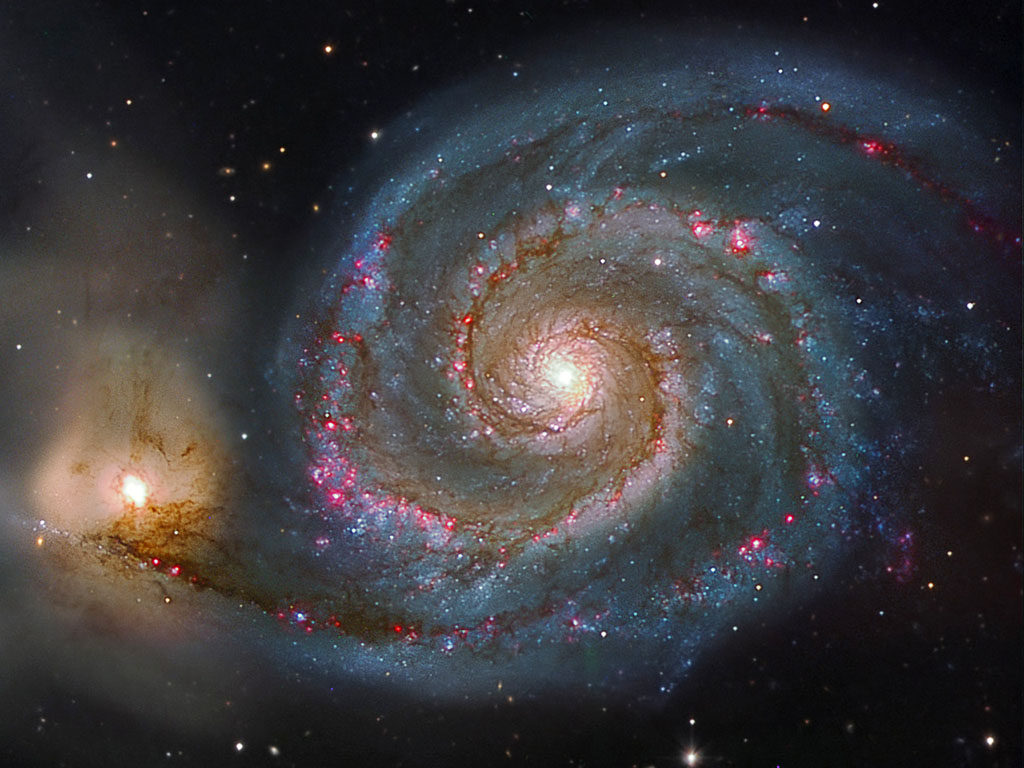
#> input picture Produccion/Jonathan Leon/Mascaras de Capa/galaxia.jpg, 1024 x 768 px, found by its file name
$ python sumaFoto.py
#> lines starting #> are read from the running program, lines starting #| are printed output that depends on the picture
__author__ = 'jonathan'


import numpy as np
from PIL import Image

#Nivel de transparencia de imagen 1
ALFA=0.3

def convertirImgMatrixRGB(img):
    return np.array(img.convert("RGB"))

#suma las imagenes pixel a pixel, usando un valor alfa para sacar una proporcion de mezcla entre imagenes
def sumarImagenes(img1,img2,alfa):
    arrImg1=convertirImgMatrixRGB(img1)
    arrImg2=convertirImgMatrixRGB(img2)
    for i in range(img1.size[1]):
        for j in range(img1.size[0]):
            sumaPixel= (arrImg1[i][j]*(alfa))+(arrImg2[i][j]*(1-alfa))
            arrImg1[i][j]=sumaPixel
    imgSuma=Image.fromarray(arrImg1)
    return imgSuma

def main():
    img1=Image.open("galaxia.jpg")
#> img1 is the input picture: PIL image 1024x768 RGB; mean R, G, B 61, 58.6, 61.2
    img2=Image.open("barco.jpg")
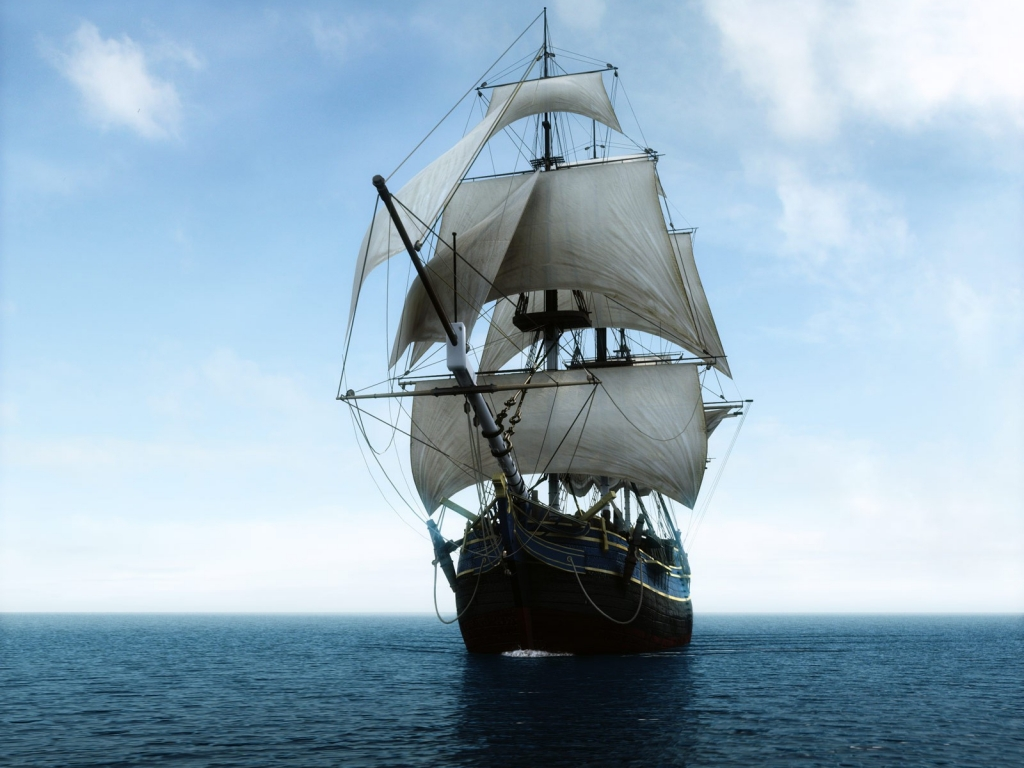
#> input picture Produccion/Jonathan Leon/Mascaras de Capa/barco.jpg, 1024 x 768 px, found by its file name
#> img2 is the input picture: PIL image 1024x768 RGB; mean R, G, B 148.8, 173.1, 189.6
    imagenSumada=sumarImagenes(img1,img2,ALFA)
#> after the loop in sumarImagenes, `for i in range(img1.size[1]):`:
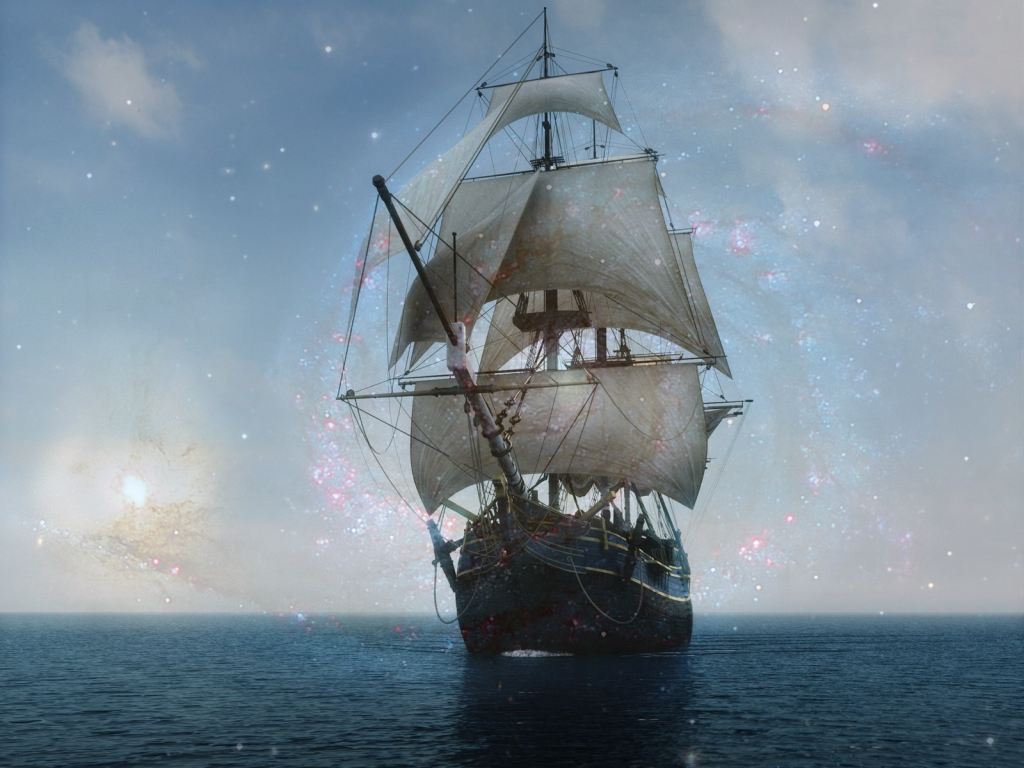
#> arrImg1: shape (768, 1024, 3); mean R, G, B 122, 138.3, 150.6
    imagenSumada.save("resultado.jpg")

main()
